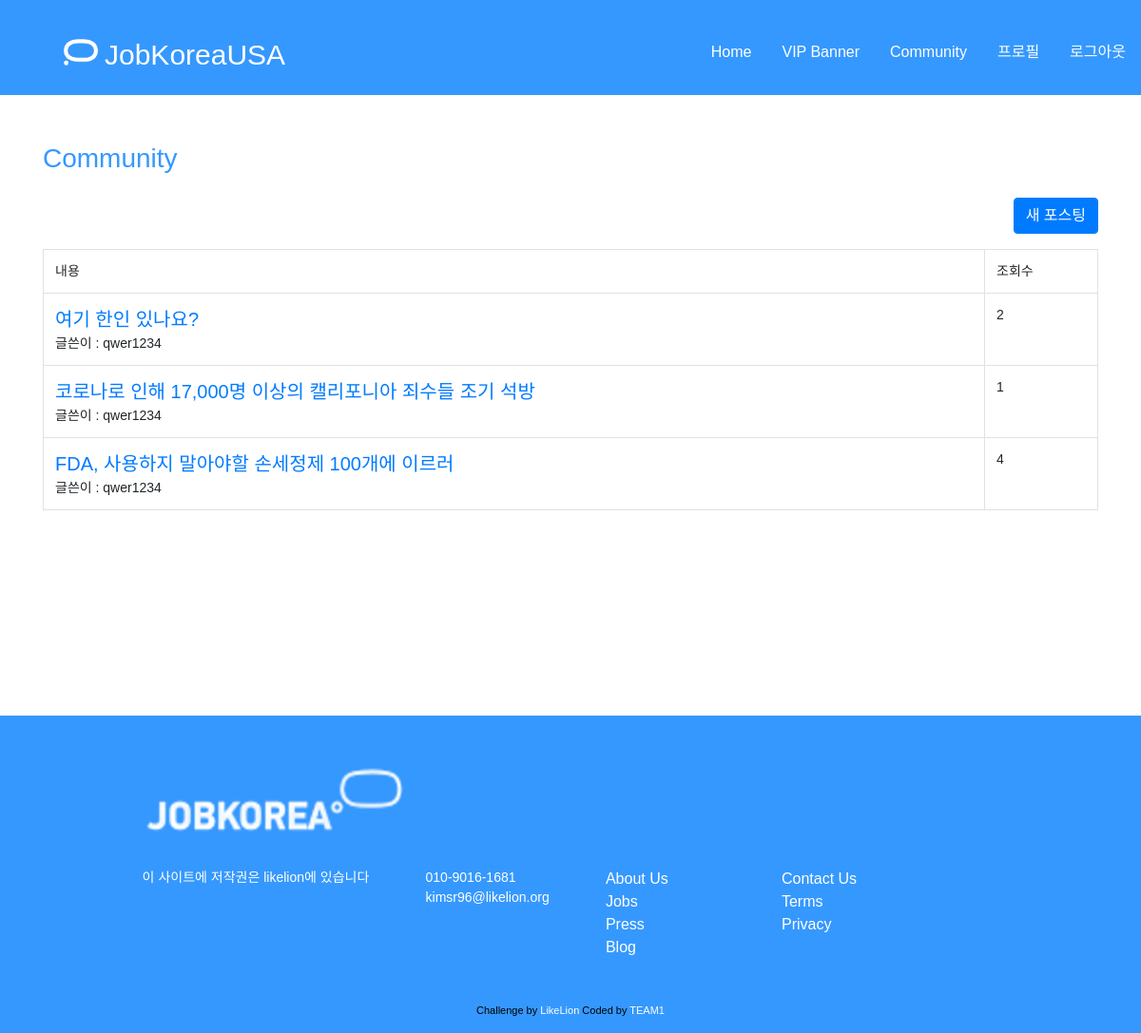
Page /community/ (signed in) on the committed database.
### community/models.py (models this page shows, shortened)
class Post(models.Model):
    author = models.ForeignKey(settings.AUTH_USER_MODEL, on_delete=models.CASCADE)
    tag_set = models.ManyToManyField('Tag', blank=True)
    title = models.CharField(max_length = 50)
    message = models.TextField(
        validators=[MinLengthValidator(5)]
    )
    photo = models.ImageField(blank=True, upload_to='community/post')
    is_public = models.BooleanField(default=False, verbose_name='공개여부')
    created_at = models.DateTimeField(auto_now_add=True)
    updated_at = models.DateTimeField(auto_now=True)
    view = models.PositiveIntegerField(default=0)
    def get_absolute_url(self):
        return reverse('community:post_detail', args=[self.pk])
    class Meta:
        ordering = ['-id']

### community/views.py (the view)
@method_decorator(login_required, name = 'dispatch')
class PostListView(ListView):
    model = Post
    paginate_by = 10

### community/templates/community/post_list.html (shortened to what this page needs)
{% extends "community/layout.html" %}
{% load bootstrap4 %}
{% block content %}
    <h3 style="color: #3598fe">Community</h3>
    <a href="{% url 'community:post_new' %}" class="btn btn-primary mt-3 mb-3" style="float: right;">새 포스팅</a>
    <table class ="table table-bordered table-hover">
        <tr>
            <td>
                내용
            </td>
            <td>
                조회수
            </td>
        </tr>
        {% for post in post_list %}
            <tr>
                <td>
                    <a href="{% url 'community:post_detail' post.pk %}" class="cmu-post-title">
                        {{ post.title }}
                    </a><br>
                    글쓴이 : {{ user }}
                </td>
                <td>
                    {{ post.view }}
                </td>
            </tr>
        {% endfor %}
    </table>
    <div class="blank-container"></div>
{% endblock content %}

### hackathon/static/css/style.css (style rules this page uses)
:root { --Blue: #3598fe; --White: hsl(0, 0%, 100%); }
body { margin: 0; font-family: 'Handon3gyeopsal600g', sans-serif; Font-size: 14px; color: black; }
a { text-decoration: none; }
div .blank-container { height: 200px; }
.cmu-post-title { font-size: 20px; }

### rows in the picture
Post: title "여기 한인 있나요?", view "2"
Post: title "코로나로 인해 17,000명 이상의 캘리포니아 죄수들 조기 석방", view "1"
Post: title "FDA, 사용하지 말아야할 손세정제 100개에 이르러", view "4"

### other values in the picture
{{ user }} "qwer1234"
